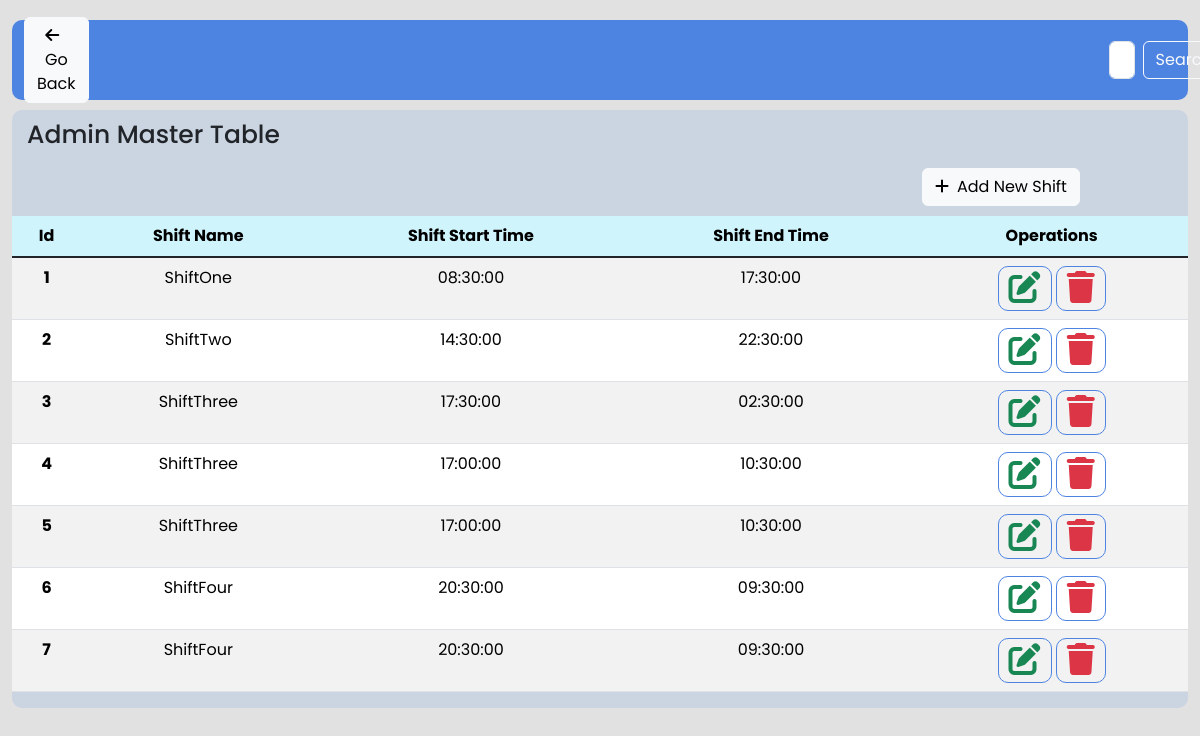
/Admin/Master/Shift/display-add-shift.php, run on an earlier commit of the app's database.
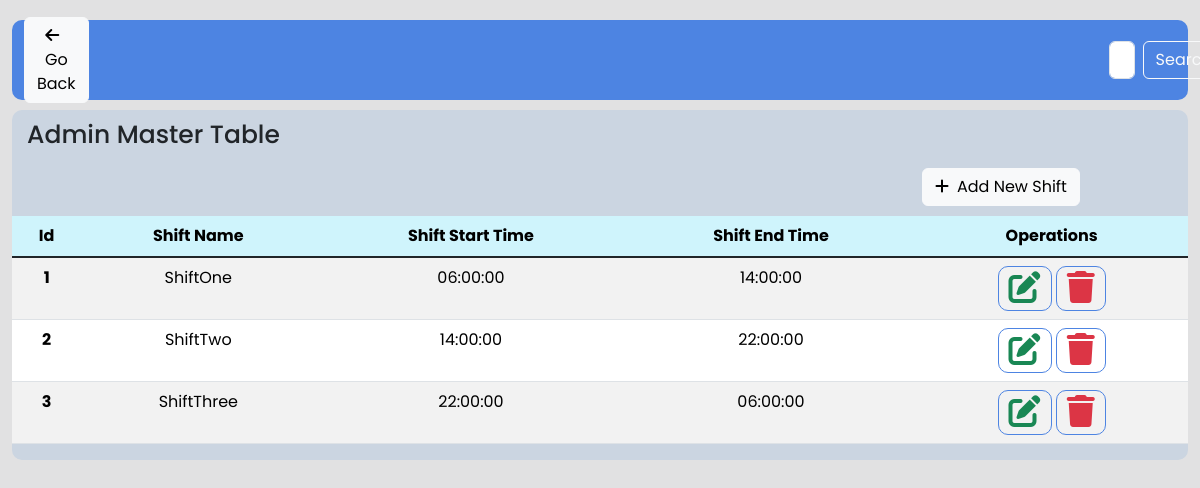
And on a later commit of the database.
### tables this page shows
CREATE TABLE `tblshift` (
  `Id` int(11) NOT NULL,
  `Shift_Name` text NOT NULL,
  `Start_Time` time NOT NULL,
  `End_Time` time NOT NULL
);

### Admin/Master/Shift/display-add-shift.php (the view, shortened to what this page needs)
<!DOCTYPE html>
<html lang="en">
<head>
    <link rel="stylesheet" href="https://cdnjs.cloudflare.com/ajax/libs/font-awesome/6.6.0/css/all.min.css" />
    <link rel="stylesheet" href="https://cdn.jsdelivr.net/npm/bootstrap@5.3.3/dist/css/bootstrap.min.css">
    <link rel="stylesheet" href="../../../src/css/display-table-only.css">
</head>
<body>
    <div class="container-fluid">
        <div class="table-uppar">
            <div class="Button-container">
                <Button type="button" class="btn btn-light" onclick="location.href='../../../Dist/MainDashbord.php'"><i class="fa-solid fa-arrow-left me-2"></i>Go Back</Button>
            </div>
            <form action="" method="post">
                <div class="d-flex" role="search">
                    <input class="form-control me-2" type="search" placeholder="Search" required autocomplete="off" name="searchShift">
                    <button class="btn btn-outline-light" name="searchShiftBtn" type="submit">Search</button>
                </div>
            </form>
        </div>
        <link rel="stylesheet" href="">
        <div class="table-body">
            <h4>Admin Master Table</h4>
            <button class="add btn btn-light" type="submit" onclick="location.href='add-shift.php'"><i class="fa-solid fa-plus me-2"></i>Add New Shift</button>
            <table class="col-xs-7 table table-striped table-condensed table-fixed">
                <thead class="table-info">
                    <tr align="center">
                        <th class="col">Id</th>
                        <th class="col">Shift Name</th>
                        <th class="col">Shift Start Time</th>
                        <th class="col">Shift End Time</th>
                        <th class="col">Operations</th>
                    </tr>
                </thead>
                <tbody class="table-group-divider">
                    <?php
                    include("../../../Backend/Database/connection.php");
                    $query = "";
                    if (isset($_POST["searchShiftBtn"])) {
                        $searchText = $_POST["searchShift"];
                        $query = "SELECT Id, Shift_Name, Start_Time, End_Time FROM `tblshift` WHERE Id LIKE '{$searchText}%' OR Shift_Name LIKE '{$searchText}%' OR Start_Time LIKE '{$searchText}%' OR End_Time LIKE '{$searchText}%'";
                    } else {
                        $query = "SELECT Id, Shift_Name, Start_Time, End_Time FROM `tblshift`";
                    }
                    $result = mysqli_query($conn, $query);
                    if ($result) {
                        while ($row = mysqli_fetch_assoc($result)) {
                            $Id = $row['Id'];
                            $ShiftName = $row['Shift_Name'];
                            $ShiftStartTime = $row['Start_Time'];
                            $ShiftEndTime = $row['End_Time'];
                            echo
                            '<tr align="center">
                                <th>' . $Id . '</th>
                                <td>' . $ShiftName . '</td>
                                <td>' . $ShiftStartTime . '</td>
                                <td>' . $ShiftEndTime . '</td>
                                <td>
                                    <button><a href="update-shift.php? updateId=' . $Id . '" class="text-success"><i class="fa-solid fa-pen-to-square fa-2x"></i></i></a></button>
                                    <button><a href="delete-add-shift.php? deleteId=' . $Id . '" class="text-danger"><i class="fa-solid fa-trash fa-2x"></i></button>
                                </td>
                            </tr>';
                        }
                    }
                    ?>
                </tbody>
            </table>
        </div>
    </div>
</body>
</html>

What changed in the data, as far as the page shows it:
removed tblshift: Id "4", Shift_Name "ShiftThree", Start_Time "17:00:00", End_Time "10:30:00"
removed tblshift: Id "5", Shift_Name "ShiftThree", Start_Time "17:00:00", End_Time "10:30:00"
removed tblshift: Id "6", Shift_Name "ShiftFour", Start_Time "20:30:00", End_Time "09:30:00"
removed tblshift: Id "7", Shift_Name "ShiftFour", Start_Time "20:30:00", End_Time "09:30:00"
changed tblshift "ShiftOne": Start_Time "08:30:00" → "06:00:00"; End_Time "17:30:00" → "14:00:00"
changed tblshift "ShiftTwo": Start_Time "14:30:00" → "14:00:00"; End_Time "22:30:00" → "22:00:00"
changed tblshift "ShiftThree": Start_Time "17:30:00" → "22:00:00"; End_Time "02:30:00" → "06:00:00"
